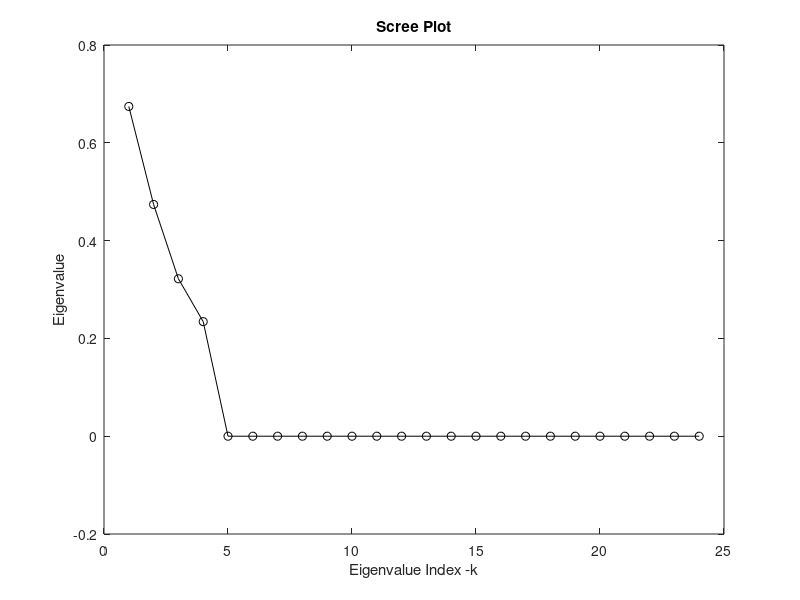
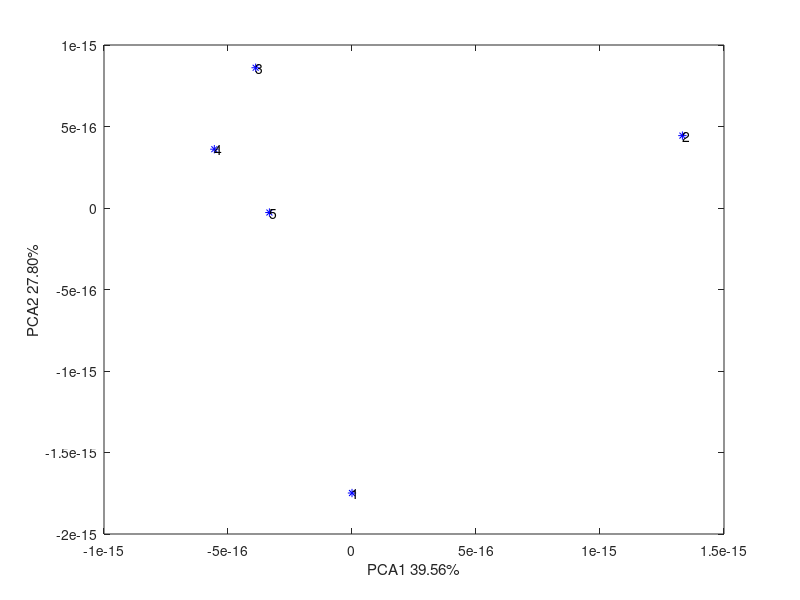
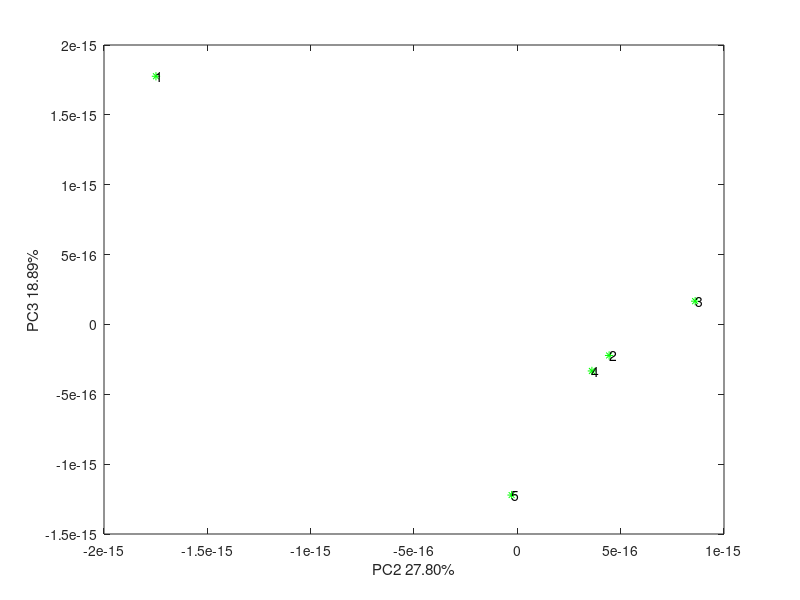
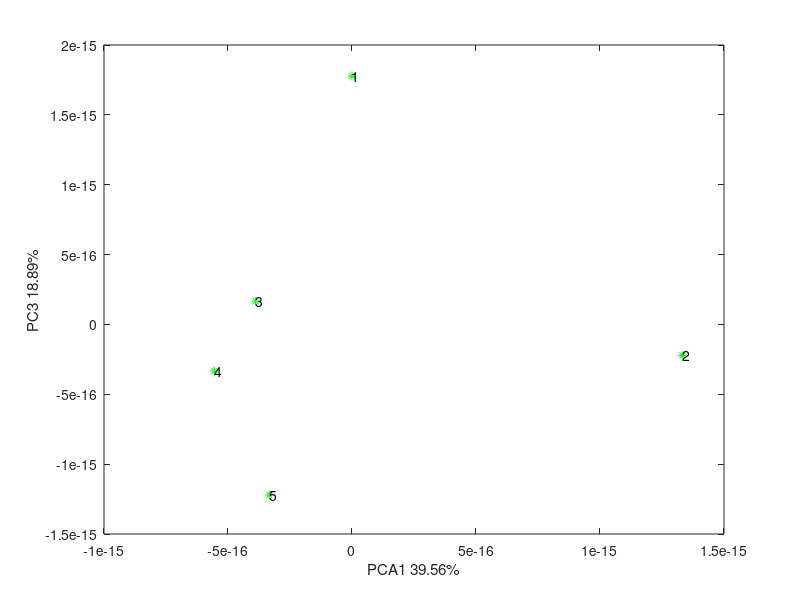

These figures' MATLAB source, in order:
%Our data matrix for small number of countries 
N=[
1	0	1	0	0	1	0	1	0	1	0	0	1	1	0	0	0	0	1	0	0	1	0	0;
1	0	0	1	0	1	1	0	0	1	0	0	1	1	0	0	0	0	0	0	1	0	0	1;
0	1	0	1	1	0	0	1	1	0	0	1	0	0	0	1	0	0	0	1	0	0	1	0;
1	0	1	0	0	1	0	1	1	0	1	0	0	0	0	1	1	0	0	0	0	1	0	0;
1	0	0	1	0	1	0	1	1	0	0	1	0	0	1	0	0	1	0	0	0	0	1	0;
    ];

%adding columns:
n_i=sum(N,2);

%adding rows:
n_j=sum(N);

[nc, nr]=size(N);
%sum
n=sum(sum(N));

%Uncorrolated matrix
U=(n_i*n_j)/n;

%sizes
[numCols,numRows] = size(N);

%X matrix
X=zeros(numCols,numRows);
for i=1:numCols
    for j=1:numRows
        X(i,j)=X(i,j)+(N(i,j)-U(i,j))/sqrt(U(i,j));
    end
end

%centering matrix:
[n_x, p_x]=size(X);
xbar=mean(X);

Xc=X-repmat(xbar, n_x, 1);

% PCA of Xc is CA of N

%V vector
V=(Xc'*Xc)/(n-1);

%eigenvalues
[E, D]=eig(V);

%diagonal matrix
Dh=diag(n_i);
Df=diag(n_j);
%rows in P1P2
R=sqrt(n)*inv(Dh)*N*sqrt(inv(Df))*E;
C=sqrt(n-1)*sqrt(inv(Df))*E*sqrt(D);

%1st method: Scree plot
%extract diagonal elements
eigval=diag(D);
%order in decending order
eigval=flipud(eigval);
eigvec=E(:, nr:-1:1);

%do a scree plot
figure, plot(1: length(eigval), eigval, 'ko-')
title('Scree Plot')
xlabel('Eigenvalue Index -k')
ylabel('Eigenvalue')

%2nd method
propvar=eigval/sum(eigval);

% 3rd method:
avgeig = mean(eigval);
% Find the length of ind:
ind = find(eigval > avgeig);
length(ind);

P=E(:,1:8);
%P1, P2, P3, P4, P5

Xp=Xc*P;

[n_Xp, p_Xp]=size(Xp);

%graph of dimension 1 vs dimension 2
figure, plot(Xp(:,1), Xp(:,2),'b*')
xlabel('PCA1 39.56%'), ylabel('PCA2 27.80%')
for i=1:n_Xp
        text(Xp(i,1),Xp(i,2),num2str(i));
end

%graph of dimension 2 vs dimention 3
figure, plot(Xp(:,2), Xp(:,3),'g*')
xlabel('PC2 27.80%'), ylabel('PC3 18.89%')
for i=1:n_Xp
        text(Xp(i,2),Xp(i,3),num2str(i));
end

%graph of dimension 2 vs dimention 3
figure, plot(Xp(:,1), Xp(:,3),'g*')
xlabel('PCA1 39.56%'), ylabel('PC3 18.89%')
for i=1:n_Xp
        text(Xp(i,1),Xp(i,3),num2str(i));
end
